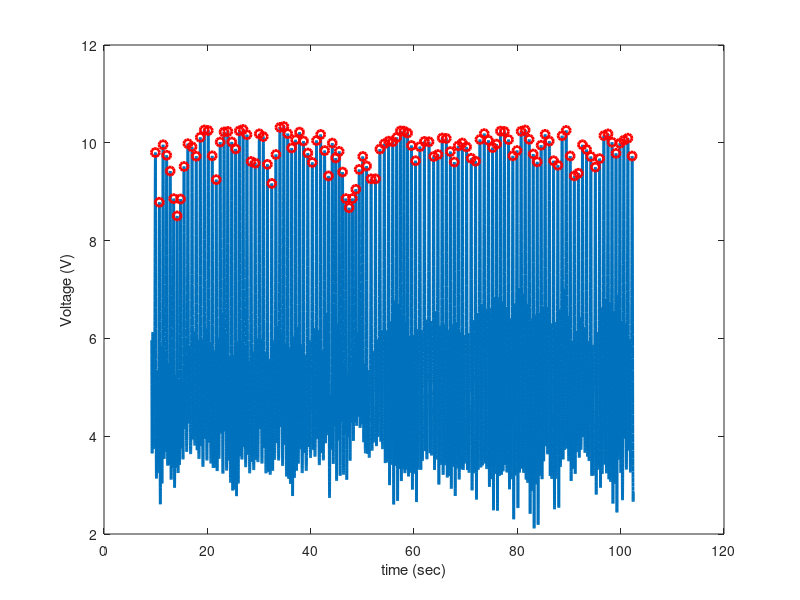
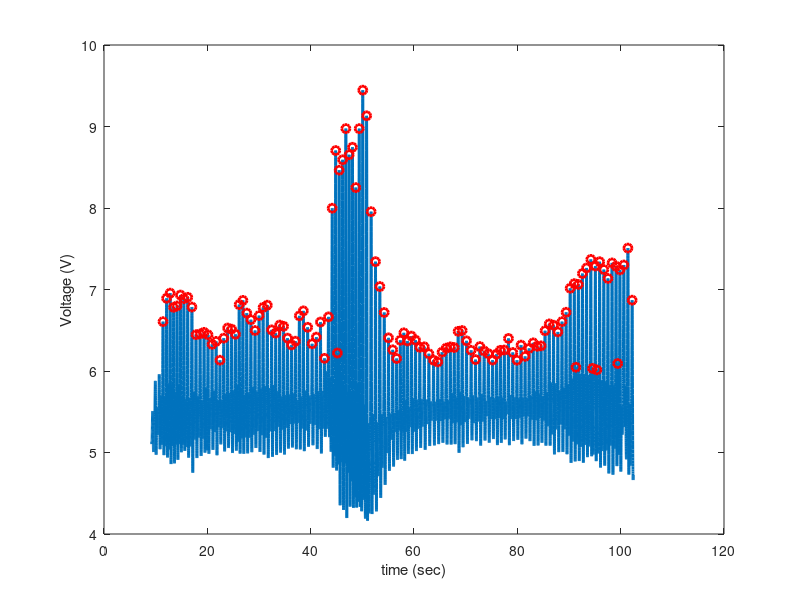
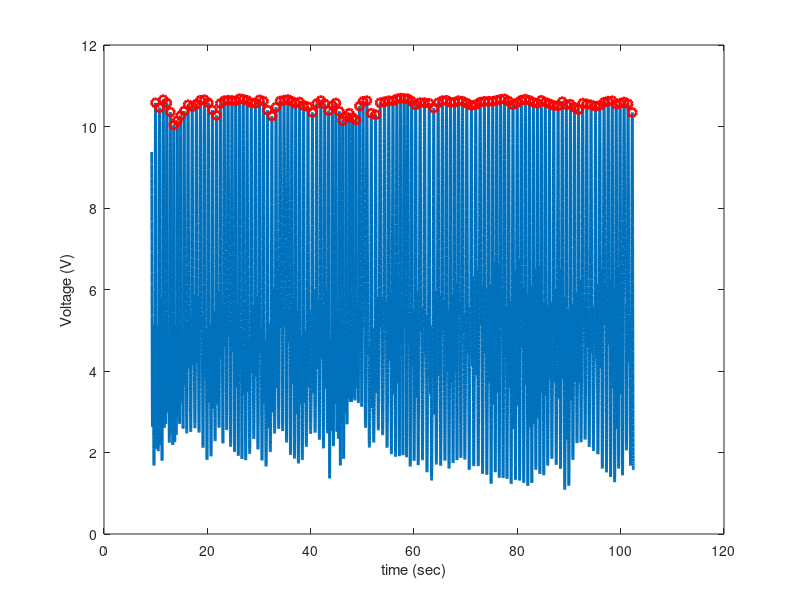
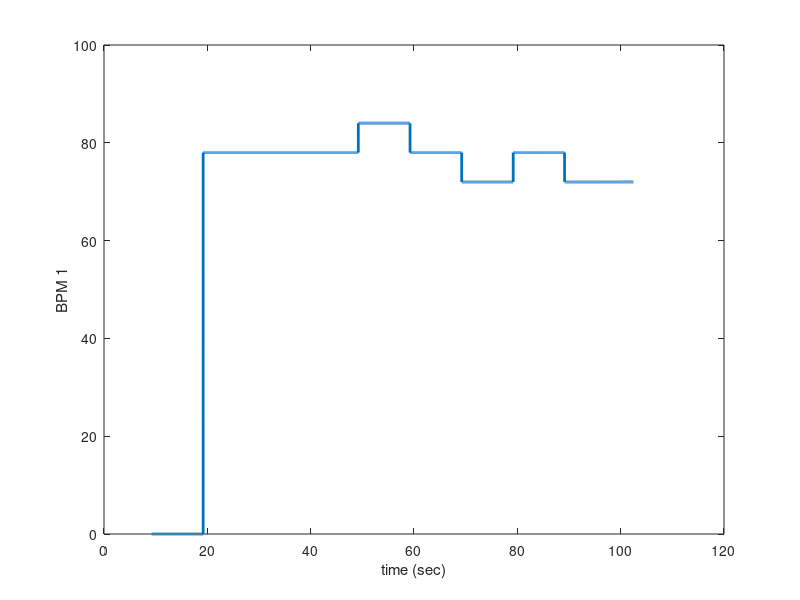

MATLAB code for these plots, in order:
close all
clear all
clc


load('data_hb.mat')

[b a] = butter(2, 0.03); 

time    = VarName2;
sensor1 = VarName3*5/1000;
sensor2 = VarName4*5/1000; 
sensor3 = VarName5*5/1000;

time = time/1e6;


N = length(time);
mean_dt = mean(diff(time));
local_t = 10;
local_N = round(local_t/mean_dt);

BPM1 = 0;
BPM2 = 0;
BPM3 = 0;
jCount = 1;

amp_gain = 2;

plotCount =1;
for i=1:1:N
  sensor1_store(jCount) = sensor1(i);
  sensor2_store(jCount) = sensor2(i);
  sensor3_store(jCount) = sensor3(i);

  if mod(i,local_N)==0
    % one second has passed
  
    sensor1_store_filt = amp_gain*filtfilt(b,a,sensor1_store) + 0.5*ones(size(sensor1_store));
    sensor2_store_filt = amp_gain*filtfilt(b,a,sensor2_store) + 0.5*ones(size(sensor1_store));
    sensor3_store_filt = amp_gain*filtfilt(b,a,sensor3_store) + 0.5*ones(size(sensor1_store));
  
    [pks1,locs1] = findpeaks(sensor1_store_filt,'MinPeakHeight',8,'MinPeakDistance',1.5);
    [pks2,locs2] = findpeaks(sensor2_store_filt,'MinPeakHeight',6,'MinPeakDistance',1.5);
    [pks3,locs3] = findpeaks(sensor3_store_filt,'MinPeakHeight',8,'MinPeakDistance',1.5);
    
    BPM1 = length(pks1)/(local_t/60); 
    BPM2 = length(pks2)/(local_t/60); 
    BPM3 = length(pks3)/(local_t/60); 
    
    
    plotCount = plotCount + 1;
    
    delete sensor1_store sensor2_store sensor3_store
    jCount = 1;
  end
  
  BPM1_store(i) = BPM1; 
  BPM2_store(i) = BPM2; 
  BPM3_store(i) = BPM3; 
  
  jCount = jCount + 1;
  
end

sensor1_filt = filtfilt(b,a,sensor1);
sensor2_filt = filtfilt(b,a,sensor2);
sensor3_filt = filtfilt(b,a,sensor3);

sensor1_filt = amp_gain*(sensor1_filt) + 0.5*ones(size(sensor1_filt));
sensor2_filt = amp_gain*(sensor2_filt) + 0.5*ones(size(sensor1_filt));
sensor3_filt = amp_gain*(sensor3_filt) + 0.5*ones(size(sensor1_filt));


[pks1,locs1] = findpeaks(sensor1_filt,'MinPeakHeight',8,'MinPeakDistance',1.5);
[pks2,locs2] = findpeaks(sensor2_filt,'MinPeakHeight',6,'MinPeakDistance',1.5);
[pks3,locs3] = findpeaks(sensor3_filt,'MinPeakHeight',8,'MinPeakDistance',1.5);

clc
BPM1 = length(pks1)/((time(end)-time(1))/60);
BPM2 = length(pks2)/((time(end)-time(1))/60);
BPM3 = length(pks3)/((time(end)-time(1))/60);

disp('\n \n BPM from sensor 1: \n')
disp(BPM1)

disp('\n \n BPM from sensor 2: \n')
disp(BPM2)

disp('\n \n BPM from sensor 3: \n')
disp(BPM3)

    
figure(1)
plot(time,sensor1_filt,'Linewidth',2)
hold on
plot(time(locs1),pks1,'ro','Linewidth',2)
xlabel('time (sec)')
ylabel('Voltage (V)')
hold on

figure(2)
plot(time,sensor2_filt,'Linewidth',2)
hold on
plot(time(locs2),pks2,'ro','Linewidth',2)
xlabel('time (sec)')
ylabel('Voltage (V)')

figure(3)
plot(time,sensor3_filt,'Linewidth',2)
hold on
plot(time(locs3),pks3,'ro','Linewidth',2)
xlabel('time (sec)')
ylabel('Voltage (V)')

figure(40)
plot(time,BPM1_store,'Linewidth',2)
hold on
xlabel('time (sec)')
ylabel('BPM 1')

figure(50)
plot(time,BPM2_store,'Linewidth',2)
hold on
xlabel('time (sec)')
ylabel('BPM 2')

figure(60)
plot(time,BPM3_store,'Linewidth',2)
hold on
xlabel('time (sec)')
ylabel('BPM 3')
